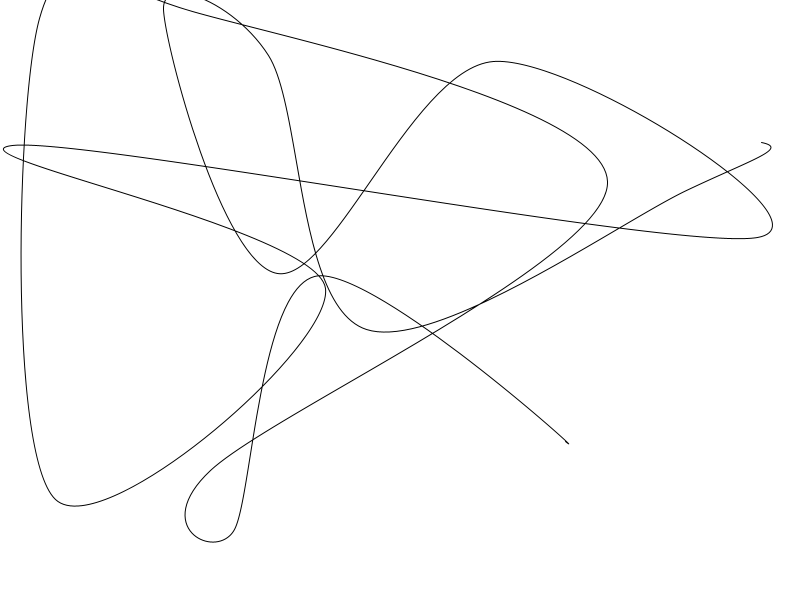
Frame 1 (no input)
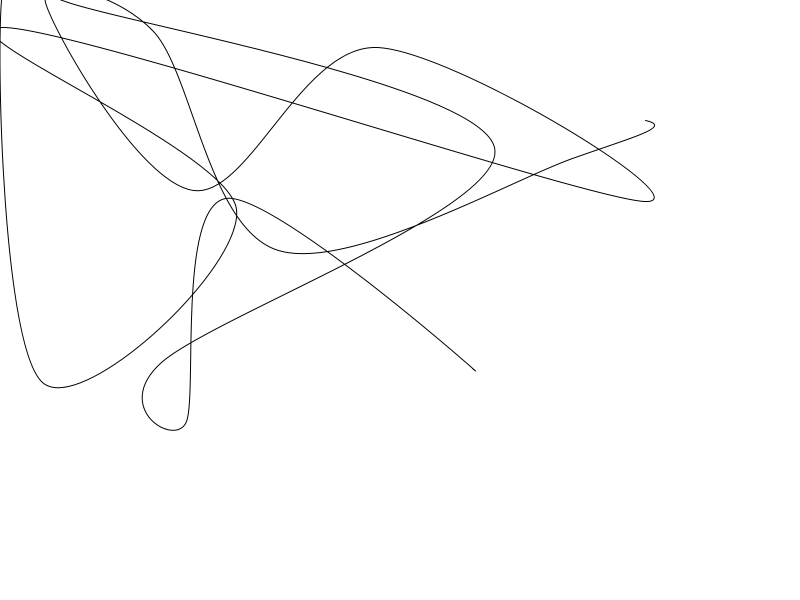
Frame 60 (the mouse pressed at the canvas centre just before this capture)
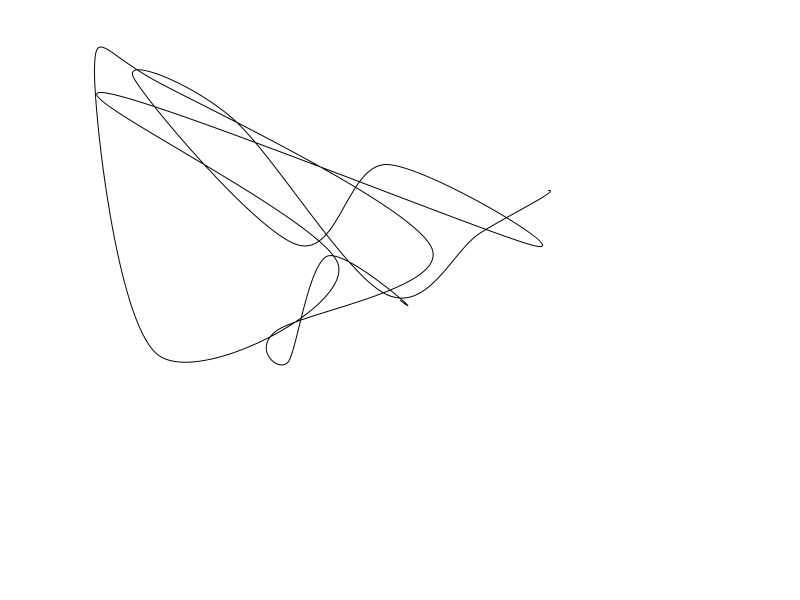
Frame 120 (the mouse held since frame 60 and released just before this capture)

The Processing sketch that drew these frames (run headless with seeded random() and noise(); from frame 60 on, the mouse is pressed at the canvas centre):

// Processing sketch: curvevertex_exp_2
// ── curvevertex_exp_2.pde

ArrayList<PVector> points;

void setup() {
  size(800, 600);
  
  background(#FFFFFF);
  noFill();
  
  points = new ArrayList<PVector>();
  for(int i = 0; i < 20; ++i) {
    points.add(new PVector(random(width), random(height)));
  }
}

void draw() {
  background(#FFFFFF);
  drawPoints();
  updatePoints();
}

void drawPoints() {
  beginShape();
  for(int i = 0; i < points.size(); ++i) {
    curveVertex(points.get(i).x, points.get(i).y);
  }
  endShape();
}

void updatePoints() {
  for(int i = 0; i < points.size(); ++i) {
    PVector currentPoint = points.get(i);
    float distance = dist(currentPoint.x, currentPoint.y, mouseX, mouseY);
    float newX = currentPoint.x + (mouseX - currentPoint.x) / distance * 2;
    float newY = currentPoint.y + (mouseY - currentPoint.y) / distance * 2;
   
    points.set(i, new PVector(newX, newY));
  }
}
